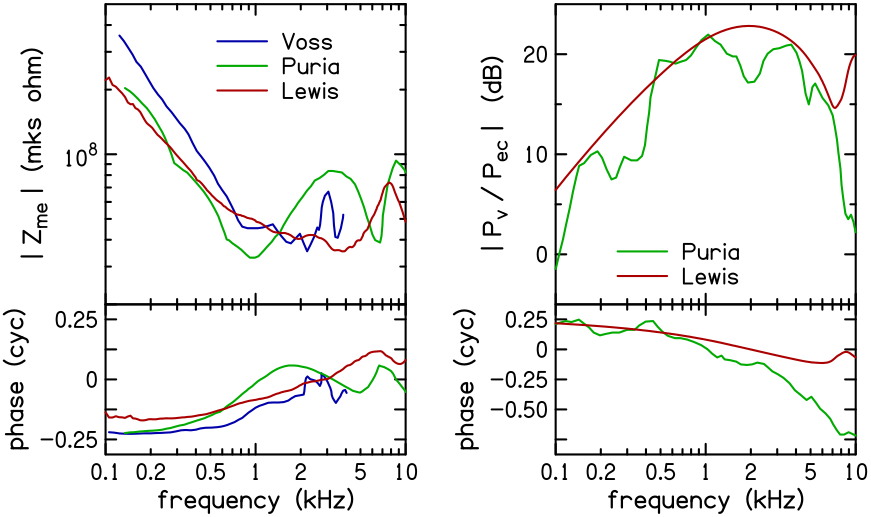

Source code (gnuplot):
; me_cmp.plt - compare middle-ear impedance & gain between measurements & model
;
head=0 : ticsiz=0.7 : ticdir=in : yhor=y
axlwt=0.7 : annlwt=1.1 : lablwt=1.1 : pltlwt=1.1 : labsiz=1.1 : sizfac=6
xmin=0.1 : xmax=10 : xcyc=1 : xper=100
xann=0.1 0.2 0.5 1 2 5 10
pltyp=line : clip=y
xdata=$1 : zdata=0
;---------------- zme ---------------------
;
;---------------- phase
;
newframe
xllc=1.5 : yllc=2.0
xlen=3 : ylen=1.5
xanskp=0
ymin=-0.25 : ymax=0.25 : ycyc=0 : yint=4 : yfmt=f.2 : yper=80
yann=-0.50 -0.25 0 0.25
xlabel=frequency (kHz)
ylabel=phase (cyc)
tlabel=
pltcol=1 : lintyp=0 : ydata=$2
include voss_phase.txt
plot
pltcol=2 : lintyp=0 : ydata=$2
include puria_phase.txt
plot
pltcol=4 : lintyp=0 : ydata=-$12
include yme_id.txt
plot
;---------------- magnitude
newframe
yllc=(yllc+ylen)
ylen=3
xanskp=-1
ymin=200 : ymax=5000 : ycyc=3 : yfmt=i : yper=100
yann=10^(3),10{8}
xlabel=
ylabel=|\ Z[me]\ | (mks ohm)
tlabel=
pltcol=1 : lintyp=0 : ydata=10^($2/10)
include voss_magnitude.txt
plot
pltcol=2 : lintyp=0 : ydata=10^($2/10)
include puria_magnitude.txt
plot
pltcol=4 : lintyp=0 : lindot=0 : ydata=1/$6
include yme_id.txt
plot
;---------------- key ---------------------
msgdat=n : mhal=0 : mval=0 : msgsiz=1 : msglwt=1.1 : msgang=0 : mhkey=3.3
1.1 2.8 "
|_0,pltcol=1| Voss
|_0,pltcol=2| Puria
|_0,pltcol=4| Lewis
"

;---------------- gain ---------------------
;
head=0 : ticsiz=0.7 : ticdir=in : yhor=y
axlwt=0.7 : annlwt=1.1 : lablwt=1.1 : pltlwt=1.1 : labsiz=1.1 : sizfac=6
xmin=0.1 : xmax=10 : xcyc=1 : xper=100
xann=0.1 0.2 0.5 1 2 5 10
pltyp=line : clip=y
xdata=$1 : zdata=0
;---------------- zme ---------------------
;
;---------------- phase
;
newframe
xllc=6 : yllc=2.0
xlen=3 : ylen=1.5
xanskp=0
ymin=-0.75 : ymax=0.25 : ycyc=0 : yint=4 : yfmt=f.25 : yper=80
yann=-0.50 -0.25 0 0.25
xlabel=frequency (kHz)
ylabel=phase (cyc)
tlabel=
pltcol=2 : lintyp=0 : ydata=$2/360
include me_trans_phase.txt
plot
pltcol=4 : lintyp=0 : ydata=$3
include gme_cmp.txt
plot
;---------------- key ---------------------
msgdat=n : mhal=0 : mval=0 : msgsiz=1.0 : msglwt=1.1 : msgang=0 : mhkey=3.3
0.2 1.9 "
"
;---------------- magnitude
newframe
yllc=(yllc+ylen)
ylen=3
xanskp=-1
ymin=0 : ymax=20 : yint=2.2 : yfmt=i : yper=100*2/3
yann=
xlabel=
ylabel=|\ P[v]\ /\ P[ec]\ |\  (dB)
tlabel=
pltcol=2 : lintyp=0 : ydata=$2
include me_trans_magnitude.txt
plot
pltcol=4 : lintyp=0 : lindot=0 : ydata=$2+1
include gme_cmp.txt
plot
;---------------- key ---------------------
msgdat=n : mhal=0 : mval=0 : msgsiz=1 : msglwt=1.1 : msgang=0 : mhkey=3.3
0.6 0.7 "
|_0,pltcol=2| Puria
|_0,pltcol=4| Lewis
"
